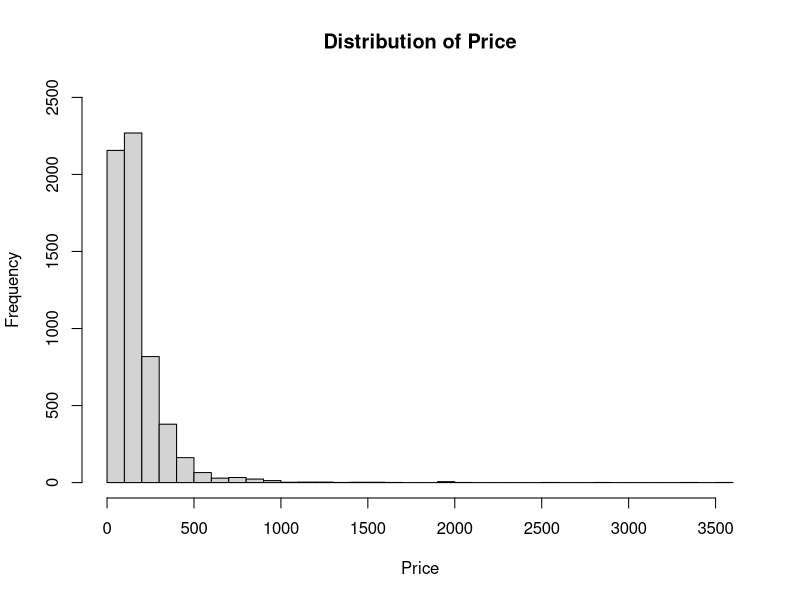
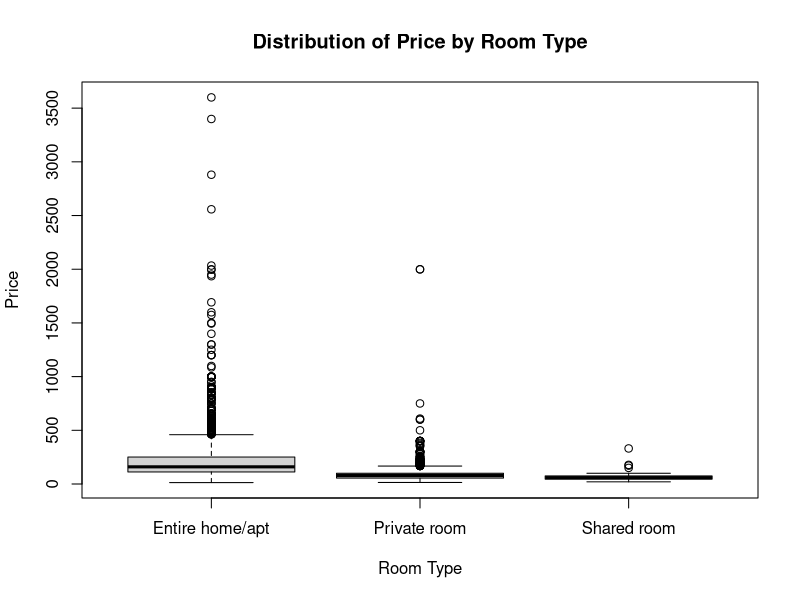

Here is the R script that generated these plots, in order:
airdata <- read.csv("Airbnb_Q1.csv", header = TRUE)


hist(
  airdata$price,
  main = "Distribution of Price",
  xlab = "Price",
  ylim = c(0, 2500),
  breaks = 50,
)
#
# # Get quartiles for airdata$price
# quartiles <- quantile(airdata$price, probs = c(0.25, 0.5, 0.75))
#
# # Print quartiles
# cat("First Quartile: ", quartiles[1], "\n")
# cat("Second Quartile (Median): ", quartiles[2], "\n")
# cat("Third Quartile: ", quartiles[3], "\n")
#
# Create a boxplot of price by room type
boxplot(price ~ room_type, data = airdata, main = "Distribution of Price by Room Type", xlab = "Room Type", ylab = "Price")
